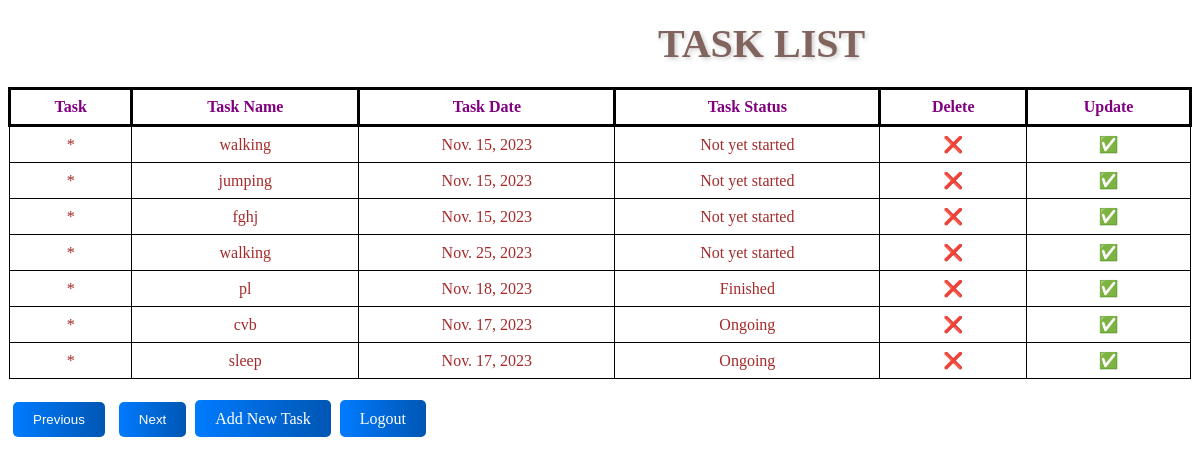
The page /tasks/task_list/ (signed in) on the database its author committed.
### task_app/models.py (models this page shows, shortened)
class Task(models.Model):
    task_id=models.AutoField(max_length=3,primary_key=True)
    user = models.ForeignKey(User, on_delete=models.CASCADE)
    name=models.CharField(verbose_name="Task name", max_length=65, unique=False)
    t_date=models.DateField(verbose_name="Date")
    status=models.CharField(verbose_name="Task status", max_length=1, choices=Status.choices)

### task_app/views.py (the view, shortened to what this page needs)
# urls.py: path('task_list/', views.task_list, name='task_list'),
def task_list(request):
    today = datetime.date.today()#This line gets the current date.
    tasks = Task.objects.filter(user=request.user)#This line retrieves tasks associated with the currently logged-in user.
    from_email = "harsithsanthoshkumar@gmail.com"  # Update with your email
    recipient_list =[request.user.email]# sender's email address and the recipient's email address(current user)
    tasks_for_current_date = tasks.filter(t_date=today)#This line filters tasks to find those that have the same date as today.
    return render(request, "l1.html", {'tasks': tasks})

### Templates/l1.html (shortened to what this page needs)
<!DOCTYPE html>
<html lang="en">
<head>
    {%load static%}
    <link rel="stylesheet" href="{% static 'list1.css' %}">
</head>
<body>
<h2>TASK LIST</h2>
<table>
    <thead>
        <tr>
            <th>Task</th>
            <th>Task Name</th>
            <th>Task Date</th>
            <th>Task Status</th>
            <th>Delete</th>
            <th>Update</th>
        </tr>
    </thead>
    <tbody>
        {% for task in tasks %}
        <tr>
            <td>*</td>
            <td>{{ task.name }}</td>
            <td>{{ task.t_date }}</td>
            <td>{{ task.get_status_display }}</td>
            <td>
                <a href="{% url 'tasks:task_delete' pk=task.task_id %}">❌</a>
            </td>
            <td>
                <a href="{% url 'tasks:task_update' pk=task.task_id %}">✅</a>
            </td>
        </tr>
        {% endfor %}
    </tbody>
</table>
<br>
<button id="prev" type="button" class="btn btn-primary" name="button">Previous</button>
<button id="next" type="button" class="btn btn-primary" name="button">Next</button>
<a href="{% url 'tasks:task_create' %}"class="custom-link">Add New Task</a>
<a class="logout-link" href="{% url 'tasks:logout_user' %}">Logout</a>
<br>
</body>
</html>

### static/list1.css (style rules this page uses)
table { border-collapse: collapse; width: 100%; background-size: cover; }
th { border: 3px solid black; padding: 8px; text-align: center; color:purple ; }
td { border: 1px solid black; padding: 8px; text-align: center; color: brown; }
body { background-image: url('https://img.freepik.com/free-vector/vintage-leaves-background_53876-99507.jpg?w=740&t=st=1699182924~exp=1699183524~hmac=c94fa5d34314c526bdc45bff16edcb309c79b6714ac3d121080c261b94b6487b'); background-repeat:no-repeat; background-size:cover; }
a { text-decoration:none; }
button#prev, button#next { background: linear-gradient(to right, #007BFF, #0056b3); color: #FFF; border: none; padding: 10px 20px; border-radius: 5px; cursor: pointer; margin: 5px; }
h2 { font-size: 40px; font-weight: bold; color: #82645e; text-shadow: 2px 2px 4px rgba(0, 0, 0, 0.2); margin: 20px 0; margin-left:650px; }
.logout-link { background: linear-gradient(to right, #007BFF, #0056b3); color: #FFF; border: none; padding: 10px 20px; border-radius: 5px; cursor: pointer; margin: 5px; }

### rows shown on the page
Task: name "walking", t_date "Nov. 15, 2023", status "Not yet started"
Task: name "jumping", t_date "Nov. 15, 2023", status "Not yet started"
Task: name "fghj", t_date "Nov. 15, 2023", status "Not yet started"
Task: name "walking", t_date "Nov. 25, 2023", status "Not yet started"
Task: name "pl", t_date "Nov. 18, 2023", status "Finished"
Task: name "cvb", t_date "Nov. 17, 2023", status "Ongoing"
Task: name "sleep", t_date "Nov. 17, 2023", status "Ongoing"
